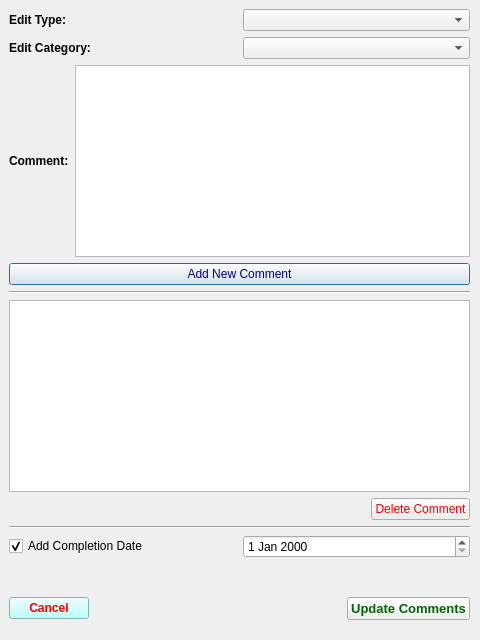
<?xml version="1.0" encoding="UTF-8"?>
<ui version="4.0">
 <class>Dialog</class>
 <widget class="QDialog" name="Dialog">
  <property name="geometry">
   <rect>
    <x>0</x>
    <y>0</y>
    <width>480</width>
    <height>640</height>
   </rect>
  </property>
  <property name="windowTitle">
   <string>Dialog</string>
  </property>
  <widget class="QWidget" name="verticalLayoutWidget">
   <property name="geometry">
    <rect>
     <x>9</x>
     <y>9</y>
     <width>461</width>
     <height>611</height>
    </rect>
   </property>
   <layout class="QVBoxLayout" name="verticalLayout">
    <item>
     <layout class="QHBoxLayout" name="horizontalLayout">
      <item>
       <widget class="QLabel" name="label1">
        <property name="font">
         <font>
          <family>MS Shell Dlg 2</family>
          <pointsize>9</pointsize>
          <weight>75</weight>
          <italic>false</italic>
          <bold>true</bold>
         </font>
        </property>
        <property name="styleSheet">
         <string notr="true"/>
        </property>
        <property name="text">
         <string>Edit Type:</string>
        </property>
       </widget>
      </item>
      <item>
       <widget class="QComboBox" name="edittypeBox">
        <item>
         <property name="text">
          <string/>
         </property>
        </item>
        <item>
         <property name="text">
          <string>Added</string>
         </property>
        </item>
        <item>
         <property name="text">
          <string>Deleted</string>
         </property>
        </item>
        <item>
         <property name="text">
          <string>Revised</string>
         </property>
        </item>
        <item>
         <property name="text">
          <string>Verify</string>
         </property>
        </item>
        <item>
         <property name="text">
          <string>Future</string>
         </property>
        </item>
       </widget>
      </item>
     </layout>
    </item>
    <item>
     <layout class="QHBoxLayout" name="horizontalLayout_2">
      <item>
       <widget class="QLabel" name="label2">
        <property name="font">
         <font>
          <pointsize>9</pointsize>
          <weight>75</weight>
          <bold>true</bold>
         </font>
        </property>
        <property name="text">
         <string>Edit Category:</string>
        </property>
       </widget>
      </item>
      <item>
       <widget class="QComboBox" name="editcategoryBox">
        <item>
         <property name="text">
          <string/>
         </property>
        </item>
        <item>
         <property name="text">
          <string>Access Type</string>
         </property>
        </item>
        <item>
         <property name="text">
          <string>Address Range</string>
         </property>
        </item>
        <item>
         <property name="text">
          <string>Elevation Type</string>
         </property>
        </item>
        <item>
         <property name="text">
          <string>Jurisdiction Type</string>
         </property>
        </item>
        <item>
         <property name="text">
          <string>Municipality</string>
         </property>
        </item>
        <item>
         <property name="text">
          <string>Prime Name</string>
         </property>
        </item>
        <item>
         <property name="text">
          <string>SEG_GUID</string>
         </property>
        </item>
        <item>
         <property name="text">
          <string>Segment Direction</string>
         </property>
        </item>
        <item>
         <property name="text">
          <string>Segment End Point</string>
         </property>
        </item>
        <item>
         <property name="text">
          <string>Segment Extension</string>
         </property>
        </item>
        <item>
         <property name="text">
          <string>Segment Geometry</string>
         </property>
        </item>
        <item>
         <property name="text">
          <string>Segment Merge</string>
         </property>
        </item>
        <item>
         <property name="text">
          <string>Segment Name</string>
         </property>
        </item>
        <item>
         <property name="text">
          <string>Segment Split</string>
         </property>
        </item>
        <item>
         <property name="text">
          <string>Segment Start Point</string>
         </property>
        </item>
        <item>
         <property name="text">
          <string>Shield Record</string>
         </property>
        </item>
        <item>
         <property name="text">
          <string>Status Type</string>
         </property>
        </item>
        <item>
         <property name="text">
          <string>Surface Type</string>
         </property>
        </item>
        <item>
         <property name="text">
          <string>Symbol Type</string>
         </property>
        </item>
        <item>
         <property name="text">
          <string>Topology Error</string>
         </property>
        </item>
        <item>
         <property name="text">
          <string>Travel Direction Type</string>
         </property>
        </item>
        <item>
         <property name="text">
          <string>Zip Code</string>
         </property>
        </item>
        <item>
         <property name="text">
          <string>Zip Name</string>
         </property>
        </item>
       </widget>
      </item>
     </layout>
    </item>
    <item>
     <layout class="QHBoxLayout" name="horizontalLayout_3">
      <item>
       <widget class="QLabel" name="label3">
        <property name="font">
         <font>
          <pointsize>9</pointsize>
          <weight>75</weight>
          <bold>true</bold>
         </font>
        </property>
        <property name="text">
         <string>Comment:</string>
        </property>
       </widget>
      </item>
      <item>
       <widget class="QPlainTextEdit" name="commentText">
        <property name="sizePolicy">
         <sizepolicy hsizetype="Expanding" vsizetype="Minimum">
          <horstretch>0</horstretch>
          <verstretch>0</verstretch>
         </sizepolicy>
        </property>
       </widget>
      </item>
     </layout>
    </item>
    <item>
     <widget class="QPushButton" name="newcommentButton">
      <property name="palette">
       <palette>
        <active>
         <colorrole role="ButtonText">
          <brush brushstyle="SolidPattern">
           <color alpha="255">
            <red>0</red>
            <green>0</green>
            <blue>127</blue>
           </color>
          </brush>
         </colorrole>
        </active>
        <inactive>
         <colorrole role="ButtonText">
          <brush brushstyle="SolidPattern">
           <color alpha="255">
            <red>0</red>
            <green>0</green>
            <blue>127</blue>
           </color>
          </brush>
         </colorrole>
        </inactive>
        <disabled>
         <colorrole role="ButtonText">
          <brush brushstyle="SolidPattern">
           <color alpha="255">
            <red>120</red>
            <green>120</green>
            <blue>184</blue>
           </color>
          </brush>
         </colorrole>
        </disabled>
       </palette>
      </property>
      <property name="text">
       <string>Add New Comment</string>
      </property>
     </widget>
    </item>
    <item>
     <widget class="Line" name="line">
      <property name="orientation">
       <enum>Qt::Horizontal</enum>
      </property>
     </widget>
    </item>
    <item>
     <widget class="QListWidget" name="commentList">
      <property name="sizePolicy">
       <sizepolicy hsizetype="Expanding" vsizetype="Fixed">
        <horstretch>0</horstretch>
        <verstretch>0</verstretch>
       </sizepolicy>
      </property>
     </widget>
    </item>
    <item>
     <layout class="QHBoxLayout" name="horizontalLayout_17">
      <property name="topMargin">
       <number>0</number>
      </property>
      <item>
       <spacer name="horizontalSpacer_2">
        <property name="orientation">
         <enum>Qt::Horizontal</enum>
        </property>
        <property name="sizeHint" stdset="0">
         <size>
          <width>40</width>
          <height>20</height>
         </size>
        </property>
       </spacer>
      </item>
      <item>
       <widget class="QPushButton" name="delButton">
        <property name="sizePolicy">
         <sizepolicy hsizetype="Minimum" vsizetype="Fixed">
          <horstretch>0</horstretch>
          <verstretch>0</verstretch>
         </sizepolicy>
        </property>
        <property name="palette">
         <palette>
          <active>
           <colorrole role="ButtonText">
            <brush brushstyle="SolidPattern">
             <color alpha="255">
              <red>255</red>
              <green>0</green>
              <blue>0</blue>
             </color>
            </brush>
           </colorrole>
          </active>
          <inactive>
           <colorrole role="ButtonText">
            <brush brushstyle="SolidPattern">
             <color alpha="255">
              <red>255</red>
              <green>0</green>
              <blue>0</blue>
             </color>
            </brush>
           </colorrole>
          </inactive>
          <disabled>
           <colorrole role="ButtonText">
            <brush brushstyle="SolidPattern">
             <color alpha="255">
              <red>120</red>
              <green>120</green>
              <blue>184</blue>
             </color>
            </brush>
           </colorrole>
          </disabled>
         </palette>
        </property>
        <property name="text">
         <string>Delete Comment</string>
        </property>
       </widget>
      </item>
     </layout>
    </item>
    <item>
     <widget class="Line" name="line_2">
      <property name="orientation">
       <enum>Qt::Horizontal</enum>
      </property>
     </widget>
    </item>
    <item>
     <layout class="QHBoxLayout" name="horizontalLayout_5">
      <item>
       <widget class="QCheckBox" name="completeCheck">
        <property name="text">
         <string>Add Completion Date</string>
        </property>
        <property name="checked">
         <bool>true</bool>
        </property>
       </widget>
      </item>
      <item>
       <widget class="QDateEdit" name="completeDate"/>
      </item>
     </layout>
    </item>
    <item>
     <widget class="QLabel" name="statusBar">
      <property name="sizePolicy">
       <sizepolicy hsizetype="Preferred" vsizetype="Minimum">
        <horstretch>0</horstretch>
        <verstretch>1</verstretch>
       </sizepolicy>
      </property>
      <property name="text">
       <string/>
      </property>
     </widget>
    </item>
    <item>
     <layout class="QHBoxLayout" name="horizontalLayout_4">
      <item>
       <widget class="QPushButton" name="cancelButton">
        <property name="palette">
         <palette>
          <active>
           <colorrole role="WindowText">
            <brush brushstyle="SolidPattern">
             <color alpha="255">
              <red>0</red>
              <green>0</green>
              <blue>0</blue>
             </color>
            </brush>
           </colorrole>
           <colorrole role="Button">
            <brush brushstyle="SolidPattern">
             <color alpha="255">
              <red>170</red>
              <green>255</green>
              <blue>255</blue>
             </color>
            </brush>
           </colorrole>
           <colorrole role="Light">
            <brush brushstyle="SolidPattern">
             <color alpha="255">
              <red>255</red>
              <green>255</green>
              <blue>255</blue>
             </color>
            </brush>
           </colorrole>
           <colorrole role="Midlight">
            <brush brushstyle="SolidPattern">
             <color alpha="255">
              <red>212</red>
              <green>255</green>
              <blue>255</blue>
             </color>
            </brush>
           </colorrole>
           <colorrole role="Dark">
            <brush brushstyle="SolidPattern">
             <color alpha="255">
              <red>85</red>
              <green>127</green>
              <blue>127</blue>
             </color>
            </brush>
           </colorrole>
           <colorrole role="Mid">
            <brush brushstyle="SolidPattern">
             <color alpha="255">
              <red>113</red>
              <green>170</green>
              <blue>170</blue>
             </color>
            </brush>
           </colorrole>
           <colorrole role="Text">
            <brush brushstyle="SolidPattern">
             <color alpha="255">
              <red>255</red>
              <green>255</green>
              <blue>255</blue>
             </color>
            </brush>
           </colorrole>
           <colorrole role="BrightText">
            <brush brushstyle="SolidPattern">
             <color alpha="255">
              <red>255</red>
              <green>255</green>
              <blue>255</blue>
             </color>
            </brush>
           </colorrole>
           <colorrole role="ButtonText">
            <brush brushstyle="SolidPattern">
             <color alpha="255">
              <red>255</red>
              <green>0</green>
              <blue>0</blue>
             </color>
            </brush>
           </colorrole>
           <colorrole role="Base">
            <brush brushstyle="SolidPattern">
             <color alpha="255">
              <red>255</red>
              <green>255</green>
              <blue>255</blue>
             </color>
            </brush>
           </colorrole>
           <colorrole role="Window">
            <brush brushstyle="SolidPattern">
             <color alpha="255">
              <red>170</red>
              <green>255</green>
              <blue>255</blue>
             </color>
            </brush>
           </colorrole>
           <colorrole role="Shadow">
            <brush brushstyle="SolidPattern">
             <color alpha="255">
              <red>0</red>
              <green>0</green>
              <blue>0</blue>
             </color>
            </brush>
           </colorrole>
           <colorrole role="AlternateBase">
            <brush brushstyle="SolidPattern">
             <color alpha="255">
              <red>212</red>
              <green>255</green>
              <blue>255</blue>
             </color>
            </brush>
           </colorrole>
           <colorrole role="NoRole">
            <brush brushstyle="SolidPattern">
             <color alpha="255">
              <red>255</red>
              <green>0</green>
              <blue>0</blue>
             </color>
            </brush>
           </colorrole>
           <colorrole role="ToolTipBase">
            <brush brushstyle="SolidPattern">
             <color alpha="255">
              <red>255</red>
              <green>255</green>
              <blue>220</blue>
             </color>
            </brush>
           </colorrole>
           <colorrole role="ToolTipText">
            <brush brushstyle="SolidPattern">
             <color alpha="255">
              <red>0</red>
              <green>0</green>
              <blue>0</blue>
             </color>
            </brush>
           </colorrole>
          </active>
          <inactive>
           <colorrole role="WindowText">
            <brush brushstyle="SolidPattern">
             <color alpha="255">
              <red>0</red>
              <green>0</green>
              <blue>0</blue>
             </color>
            </brush>
           </colorrole>
           <colorrole role="Button">
            <brush brushstyle="SolidPattern">
             <color alpha="255">
              <red>170</red>
              <green>255</green>
              <blue>255</blue>
             </color>
            </brush>
           </colorrole>
           <colorrole role="Light">
            <brush brushstyle="SolidPattern">
             <color alpha="255">
              <red>255</red>
              <green>255</green>
              <blue>255</blue>
             </color>
            </brush>
           </colorrole>
           <colorrole role="Midlight">
            <brush brushstyle="SolidPattern">
             <color alpha="255">
              <red>212</red>
              <green>255</green>
              <blue>255</blue>
             </color>
            </brush>
           </colorrole>
           <colorrole role="Dark">
            <brush brushstyle="SolidPattern">
             <color alpha="255">
              <red>85</red>
              <green>127</green>
              <blue>127</blue>
             </color>
            </brush>
           </colorrole>
           <colorrole role="Mid">
            <brush brushstyle="SolidPattern">
             <color alpha="255">
              <red>113</red>
              <green>170</green>
              <blue>170</blue>
             </color>
            </brush>
           </colorrole>
           <colorrole role="Text">
            <brush brushstyle="SolidPattern">
             <color alpha="255">
              <red>255</red>
              <green>255</green>
              <blue>255</blue>
             </color>
            </brush>
           </colorrole>
           <colorrole role="BrightText">
            <brush brushstyle="SolidPattern">
             <color alpha="255">
              <red>255</red>
              <green>255</green>
              <blue>255</blue>
             </color>
            </brush>
           </colorrole>
           <colorrole role="ButtonText">
            <brush brushstyle="SolidPattern">
             <color alpha="255">
              <red>255</red>
              <green>0</green>
              <blue>0</blue>
             </color>
            </brush>
           </colorrole>
           <colorrole role="Base">
            <brush brushstyle="SolidPattern">
             <color alpha="255">
              <red>255</red>
              <green>255</green>
              <blue>255</blue>
             </color>
            </brush>
           </colorrole>
           <colorrole role="Window">
            <brush brushstyle="SolidPattern">
             <color alpha="255">
              <red>170</red>
              <green>255</green>
              <blue>255</blue>
             </color>
            </brush>
           </colorrole>
           <colorrole role="Shadow">
            <brush brushstyle="SolidPattern">
             <color alpha="255">
              <red>0</red>
              <green>0</green>
              <blue>0</blue>
             </color>
            </brush>
           </colorrole>
           <colorrole role="AlternateBase">
            <brush brushstyle="SolidPattern">
             <color alpha="255">
              <red>212</red>
              <green>255</green>
              <blue>255</blue>
             </color>
            </brush>
           </colorrole>
           <colorrole role="NoRole">
            <brush brushstyle="SolidPattern">
             <color alpha="255">
              <red>0</red>
              <green>0</green>
              <blue>0</blue>
             </color>
            </brush>
           </colorrole>
           <colorrole role="ToolTipBase">
            <brush brushstyle="SolidPattern">
             <color alpha="255">
              <red>255</red>
              <green>255</green>
              <blue>220</blue>
             </color>
            </brush>
           </colorrole>
           <colorrole role="ToolTipText">
            <brush brushstyle="SolidPattern">
             <color alpha="255">
              <red>0</red>
              <green>0</green>
              <blue>0</blue>
             </color>
            </brush>
           </colorrole>
          </inactive>
          <disabled>
           <colorrole role="WindowText">
            <brush brushstyle="SolidPattern">
             <color alpha="255">
              <red>85</red>
              <green>127</green>
              <blue>127</blue>
             </color>
            </brush>
           </colorrole>
           <colorrole role="Button">
            <brush brushstyle="SolidPattern">
             <color alpha="255">
              <red>170</red>
              <green>255</green>
              <blue>255</blue>
             </color>
            </brush>
           </colorrole>
           <colorrole role="Light">
            <brush brushstyle="SolidPattern">
             <color alpha="255">
              <red>255</red>
              <green>255</green>
              <blue>255</blue>
             </color>
            </brush>
           </colorrole>
           <colorrole role="Midlight">
            <brush brushstyle="SolidPattern">
             <color alpha="255">
              <red>212</red>
              <green>255</green>
              <blue>255</blue>
             </color>
            </brush>
           </colorrole>
           <colorrole role="Dark">
            <brush brushstyle="SolidPattern">
             <color alpha="255">
              <red>85</red>
              <green>127</green>
              <blue>127</blue>
             </color>
            </brush>
           </colorrole>
           <colorrole role="Mid">
            <brush brushstyle="SolidPattern">
             <color alpha="255">
              <red>113</red>
              <green>170</green>
              <blue>170</blue>
             </color>
            </brush>
           </colorrole>
           <colorrole role="Text">
            <brush brushstyle="SolidPattern">
             <color alpha="255">
              <red>85</red>
              <green>127</green>
              <blue>127</blue>
             </color>
            </brush>
           </colorrole>
           <colorrole role="BrightText">
            <brush brushstyle="SolidPattern">
             <color alpha="255">
              <red>255</red>
              <green>255</green>
              <blue>255</blue>
             </color>
            </brush>
           </colorrole>
           <colorrole role="ButtonText">
            <brush brushstyle="SolidPattern">
             <color alpha="255">
              <red>85</red>
              <green>127</green>
              <blue>127</blue>
             </color>
            </brush>
           </colorrole>
           <colorrole role="Base">
            <brush brushstyle="SolidPattern">
             <color alpha="255">
              <red>170</red>
              <green>255</green>
              <blue>255</blue>
             </color>
            </brush>
           </colorrole>
           <colorrole role="Window">
            <brush brushstyle="SolidPattern">
             <color alpha="255">
              <red>170</red>
              <green>255</green>
              <blue>255</blue>
             </color>
            </brush>
           </colorrole>
           <colorrole role="Shadow">
            <brush brushstyle="SolidPattern">
             <color alpha="255">
              <red>0</red>
              <green>0</green>
              <blue>0</blue>
             </color>
            </brush>
           </colorrole>
           <colorrole role="AlternateBase">
            <brush brushstyle="SolidPattern">
             <color alpha="255">
              <red>170</red>
              <green>255</green>
              <blue>255</blue>
             </color>
            </brush>
           </colorrole>
           <colorrole role="NoRole">
            <brush brushstyle="SolidPattern">
             <color alpha="255">
              <red>0</red>
              <green>0</green>
              <blue>0</blue>
             </color>
            </brush>
           </colorrole>
           <colorrole role="ToolTipBase">
            <brush brushstyle="SolidPattern">
             <color alpha="255">
              <red>255</red>
              <green>255</green>
              <blue>220</blue>
             </color>
            </brush>
           </colorrole>
           <colorrole role="ToolTipText">
            <brush brushstyle="SolidPattern">
             <color alpha="255">
              <red>0</red>
              <green>0</green>
              <blue>0</blue>
             </color>
            </brush>
           </colorrole>
          </disabled>
         </palette>
        </property>
        <property name="font">
         <font>
          <pointsize>9</pointsize>
          <weight>75</weight>
          <bold>true</bold>
         </font>
        </property>
        <property name="text">
         <string>Cancel</string>
        </property>
       </widget>
      </item>
      <item>
       <spacer name="horizontalSpacer">
        <property name="orientation">
         <enum>Qt::Horizontal</enum>
        </property>
        <property name="sizeHint" stdset="0">
         <size>
          <width>40</width>
          <height>20</height>
         </size>
        </property>
       </spacer>
      </item>
      <item>
       <widget class="QPushButton" name="updateButton">
        <property name="sizePolicy">
         <sizepolicy hsizetype="Minimum" vsizetype="Fixed">
          <horstretch>0</horstretch>
          <verstretch>0</verstretch>
         </sizepolicy>
        </property>
        <property name="palette">
         <palette>
          <active>
           <colorrole role="ButtonText">
            <brush brushstyle="SolidPattern">
             <color alpha="255">
              <red>0</red>
              <green>103</green>
              <blue>0</blue>
             </color>
            </brush>
           </colorrole>
          </active>
          <inactive>
           <colorrole role="ButtonText">
            <brush brushstyle="SolidPattern">
             <color alpha="255">
              <red>0</red>
              <green>103</green>
              <blue>0</blue>
             </color>
            </brush>
           </colorrole>
          </inactive>
          <disabled>
           <colorrole role="ButtonText">
            <brush brushstyle="SolidPattern">
             <color alpha="255">
              <red>120</red>
              <green>120</green>
              <blue>184</blue>
             </color>
            </brush>
           </colorrole>
          </disabled>
         </palette>
        </property>
        <property name="font">
         <font>
          <pointsize>10</pointsize>
          <weight>75</weight>
          <bold>true</bold>
         </font>
        </property>
        <property name="text">
         <string>Update Comments</string>
        </property>
       </widget>
      </item>
     </layout>
    </item>
   </layout>
  </widget>
 </widget>
 <resources/>
 <connections/>
</ui>
